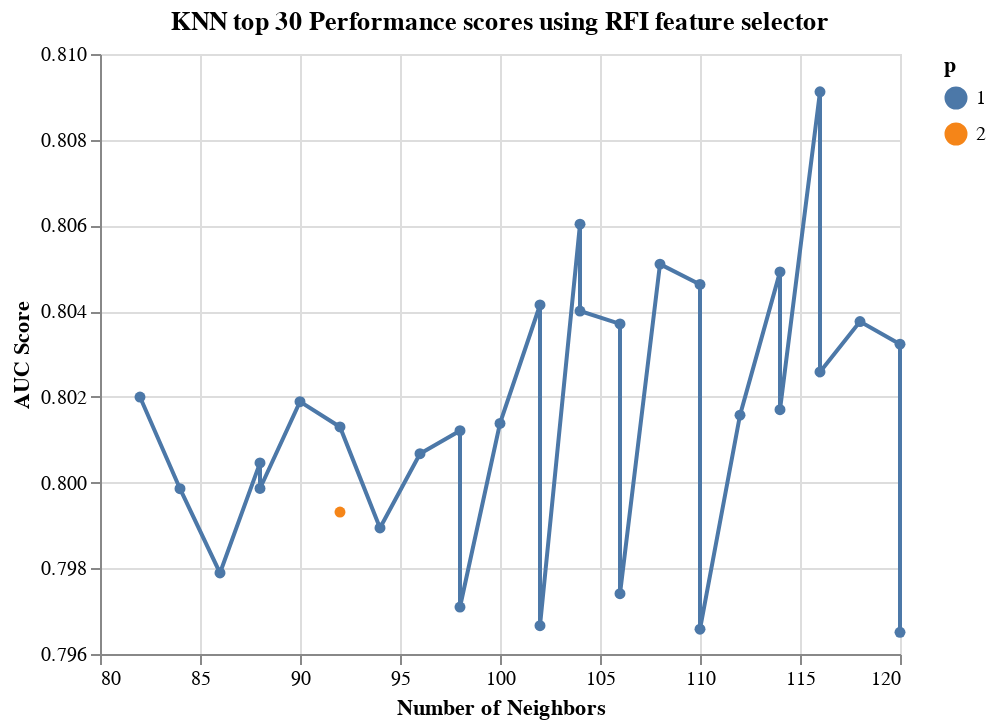

Notebook code cell kept with this figure:
### Code cell
alt.Chart(results_KNN, 
          title='KNN top 30 Performance scores using RFI feature selector'
         ).mark_line(point=True).encode(
    alt.X('knn__n_neighbors', title='Number of Neighbors'),
    alt.Y('test_score', title='AUC Score', scale=alt.Scale(zero=False)),
    alt.Color('knn__p:N', title='p')
)

### Figure 1 — Vega-Lite specification as saved in the notebook (floating-point values rounded to 4 significant figures)
{"config": {"view": {"continuousWidth": 400, "continuousHeight": 300}}, "data": {"name": "data-7c63590dbe27251b5249f1347e0e3d76"}, "mark": {"type": "line", "point": true}, "encoding": {"color": {"type": "nominal", "field": "knn__p", "title": "p"}, "x": {"type": "quantitative", "field": "knn__n_neighbors", "title": "Number of Neighbors"}, "y": {"type": "quantitative", "field": "test_score", "scale": {"zero": false}, "title": "AUC Score"}}, "title": "KNN top 30 Performance scores using RFI feature selector", "$schema": "https://vega.github.io/schema/vega-lite/v4.8.1.json", "datasets": {"data-7c63590dbe27251b5249f1347e0e3d76": [{"index": 146, "knn__n_neighbors": 116, "knn__p": 1, "test_score": 0.8091}, {"index": 98, "knn__n_neighbors": 104, "knn__p": 1, "test_score": 0.806}, {"index": 115, "knn__n_neighbors": 108, "knn__p": 1, "test_score": 0.8051}, {"index": 138, "knn__n_neighbors": 114, "knn__p": 1, "test_score": 0.8049}, {"index": 123, "knn__n_neighbors": 110, "knn__p": 1, "test_score": 0.8046}, {"index": 91, "knn__n_neighbors": 102, "knn__p": 1, "test_score": 0.8041}, {"index": 99, "knn__n_neighbors": 104, "knn__p": 1, "test_score": 0.804}, {"index": 155, "knn__n_neighbors": 118, "knn__p": 1, "test_score": 0.8038}, {"index": 107, "knn__n_neighbors": 106, "knn__p": 1, "test_score": 0.8037}, {"index": 163, "knn__n_neighbors": 120, "knn__p": 1, "test_score": 0.8032}, {"index": 147, "knn__n_neighbors": 116, "knn__p": 1, "test_score": 0.8026}, {"index": 10, "knn__n_neighbors": 82, "knn__p": 1, "test_score": 0.802}, {"index": 43, "knn__n_neighbors": 90, "knn__p": 1, "test_score": 0.8019}, {"index": 139, "knn__n_neighbors": 114, "knn__p": 1, "test_score": 0.8017}, {"index": 131, "knn__n_neighbors": 112, "knn__p": 1, "test_score": 0.8016}, {"index": 83, "knn__n_neighbors": 100, "knn__p": 1, "test_score": 0.8014}, {"index": 51, "knn__n_neighbors": 92, "knn__p": 1, "test_score": 0.8013}, {"index": 75, "knn__n_neighbors": 98, "knn__p": 1, "test_score": 0.8012}, {"index": 67, "knn__n_neighbors": 96, "knn__p": 1, "test_score": 0.8007}, {"index": 35, "knn__n_neighbors": 88, "knn__p": 1, "test_score": 0.8005}, {"index": 34, "knn__n_neighbors": 88, "knn__p": 1, "test_score": 0.7999}, {"index": 18, "knn__n_neighbors": 84, "knn__p": 1, "test_score": 0.7999}, {"index": 54, "knn__n_neighbors": 92, "knn__p": 2, "test_score": 0.7993}, {"index": 59, "knn__n_neighbors": 94, "knn__p": 1, "test_score": 0.7989}, {"index": 27, "knn__n_neighbors": 86, "knn__p": 1, "test_score": 0.7979}, {"index": 105, "knn__n_neighbors": 106, "knn__p": 1, "test_score": 0.7974}, {"index": 74, "knn__n_neighbors": 98, "knn__p": 1, "test_score": 0.7971}, {"index": 90, "knn__n_neighbors": 102, "knn__p": 1, "test_score": 0.7967}, {"index": 121, "knn__n_neighbors": 110, "knn__p": 1, "test_score": 0.7966}, {"index": 162, "knn__n_neighbors": 120, "knn__p": 1, "test_score": 0.7965}]}}
